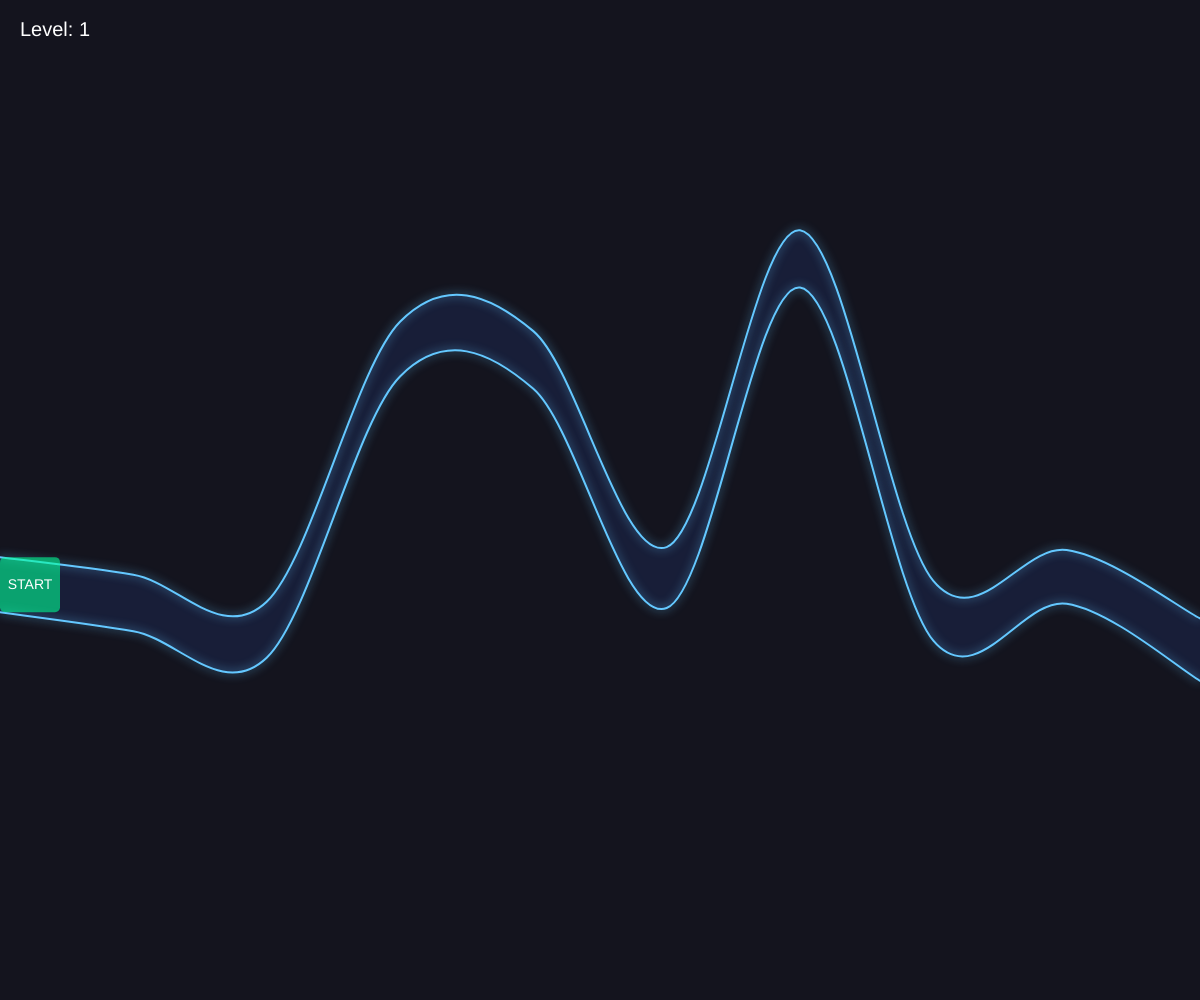
Frame 1 (no input)
Frame 60 (no input): identical to frame 1, image omitted
Frame 120 (the mouse pressed at the canvas centre since frame 60): identical to frame 1, image omitted

The p5.js sketch that drew this single still picture (run headless with seeded random() and noise() and a simulated clock; from frame 60 on, the mouse is pressed at the canvas centre):

// p5.js sketch
// ── sketch.js
let ptsTop = [];
let ptsBottom = [];
let gameState = 'START'; // START, COUNTDOWN, PLAYING, GAMEOVER, WIN
let numPoints = 10; // 增加為十個點
let startTime;
let countdownValue = 3;
let level = 1; // 新增關卡計數

function setup() {
  createCanvas(windowWidth, windowHeight); // 使用全螢幕
  initGame();
}

function windowResized() {
  resizeCanvas(windowWidth, windowHeight);
  initGame();
}

function initGame() {
  ptsTop = [];
  ptsBottom = [];
  let spacing = width / (numPoints - 1);

  // 通道寬度設定在 20 到 45 之間，隨關卡增加而縮小
  let minGap = max(40, 55 - level * 2);
  let maxGap = max(40, 65 - level * 2);

  for (let i = 0; i < numPoints; i++) {
    let x = i * spacing;
    let yTop = random(height * 0.2, height * 0.7);
    let gap = random(minGap, maxGap);
    ptsTop.push({ x: x, y: yTop });
    ptsBottom.push({ x: x, y: yTop + gap });
  }
}

function draw() {
  background(20, 20, 30); // 深色背景

  if (gameState === 'START') {
    drawPath();
    // 開始按鈕優化
    fill(0, 255, 150, 150);
    noStroke();
    rect(0, ptsTop[0].y, 60, ptsBottom[0].y - ptsTop[0].y, 5);
    fill(255);
    textSize(14);
    textAlign(CENTER, CENTER);
    text("START", 30, ptsTop[0].y + (ptsBottom[0].y - ptsTop[0].y)/2);
    
    // 顯示當前難度
    textSize(20);
    textAlign(LEFT, TOP);
    text("Level: " + level, 20, 20);
  } else if (gameState === 'COUNTDOWN') {
    drawPath();
    let elapsed = millis() - startTime;
    let remaining = 3 - floor(elapsed / 1000);
    
    fill(0, 0, 0, 100);
    rect(0, 0, width, height);
    fill(255, 200, 0);
    textSize(80);
    textStyle(BOLD);
    textAlign(CENTER, CENTER);
    text(remaining, width / 2, height / 2);
    if (remaining <= 0) {
      gameState = 'PLAYING';
    }
  } else if (gameState === 'PLAYING') {
    drawPath();
    drawProbe(); // 繪製滑鼠探針
    checkCollision();
    
    // 終點提示 (右側金黃色區域)
    fill(255, 215, 0, 100);
    rect(width - 20, ptsTop[numPoints-1].y, 20, ptsBottom[numPoints-1].y - ptsTop[numPoints-1].y);

    if (mouseX >= width - 5) {
      gameState = 'WIN';
    }
  } else if (gameState === 'GAMEOVER') {
    drawPath();
    fill(0, 0, 0, 150);
    rect(0, 0, width, height);
    fill(255, 50, 50);
    textSize(32);
    textStyle(BOLD);
    textAlign(CENTER, CENTER);
    text("遊戲失敗！", width / 2, height / 2);
    textSize(16);
    textStyle(NORMAL);
    text("點擊畫面重置關卡", width / 2, height / 2 + 50);
  } else if (gameState === 'WIN') {
    fill(0, 255, 150);
    textSize(32);
    textStyle(BOLD);
    textAlign(CENTER, CENTER);
    text("恭喜通過 Level " + level + " !", width / 2, height / 2);
    textSize(16);
    textStyle(NORMAL);
    text("點擊進入下一關", width / 2, height / 2 + 50);
  }
}

function drawPath() {
  // 繪製路徑填滿感 (安全區)
  noStroke();
  fill(50, 100, 255, 30); 
  beginShape();
  // 上邊界曲線
  curveVertex(ptsTop[0].x, ptsTop[0].y);
  for (let p of ptsTop) curveVertex(p.x, p.y);
  curveVertex(ptsTop[numPoints-1].x, ptsTop[numPoints-1].y);
  // 下邊界曲線
  curveVertex(ptsBottom[numPoints-1].x, ptsBottom[numPoints-1].y);
  for (let i = ptsBottom.length - 1; i >= 0; i--) curveVertex(ptsBottom[i].x, ptsBottom[i].y);
  curveVertex(ptsBottom[0].x, ptsBottom[0].y);
  endShape(CLOSE);

  // 繪製霓虹邊界
  stroke(100, 200, 255);
  strokeWeight(2);
  noFill();
  
  // 加入發光效果
  drawingContext.shadowBlur = 10;
  drawingContext.shadowColor = 'rgba(100, 200, 255, 0.8)';

  beginShape();
  curveVertex(ptsTop[0].x, ptsTop[0].y); // 控制點
  for (let p of ptsTop) {
    curveVertex(p.x, p.y);
  }
  curveVertex(ptsTop[numPoints-1].x, ptsTop[numPoints-1].y); // 控制點
  endShape();

  beginShape();
  curveVertex(ptsBottom[0].x, ptsBottom[0].y); // 控制點
  for (let p of ptsBottom) {
    curveVertex(p.x, p.y);
  }
  curveVertex(ptsBottom[numPoints-1].x, ptsBottom[numPoints-1].y); // 控制點
  endShape();
  
  // 重設發光，避免影響其他元件
  drawingContext.shadowBlur = 0;
}

function drawProbe() {
  fill(255, 255, 255, 200);
  noStroke();
  ellipse(mouseX, mouseY, 8, 8);
  // 探針光暈
  fill(255, 255, 255, 50);
  ellipse(mouseX, mouseY, 15, 15);
}

function checkCollision() {
  // 找出滑鼠所在的線段區間
  let i = floor(mouseX / (width / (numPoints - 1)));
  if (i >= 0 && i < numPoints - 1) {
    let x1 = ptsTop[i].x;
    let x2 = ptsTop[i+1].x;
    let t = (mouseX - x1) / (x2 - x1);

    // 取得曲線計算所需的四個點索引
    let i0 = max(0, i - 1);
    let i1 = i;
    let i2 = i + 1;
    let i3 = min(numPoints - 1, i + 2);

    // 使用 curvePoint 計算曲線上的精確 Y 座標
    let currentTopY = curvePoint(ptsTop[i0].y, ptsTop[i1].y, ptsTop[i2].y, ptsTop[i3].y, t);
    let currentBottomY = curvePoint(ptsBottom[i0].y, ptsBottom[i1].y, ptsBottom[i2].y, ptsBottom[i3].y, t);

    if (mouseY <= currentTopY || mouseY >= currentBottomY) {
      gameState = 'GAMEOVER';
    }
  } else if (mouseX < 0 || mouseX > width) {
    gameState = 'GAMEOVER';
  }
}

function mousePressed() {
  if (gameState === 'START') {
    // 檢查是否點擊最左邊的開始區域
    if (mouseX >= 0 && mouseX <= 60 && mouseY >= ptsTop[0].y && mouseY <= ptsBottom[0].y) {
      gameState = 'COUNTDOWN';
      startTime = millis();
    }
  } else if (gameState === 'GAMEOVER') {
    level = 1; // 失敗重來
    initGame();
    gameState = 'START';
  } else if (gameState === 'WIN') {
    level++; // 通關增加難度
    initGame();
    gameState = 'START';
  }
}
